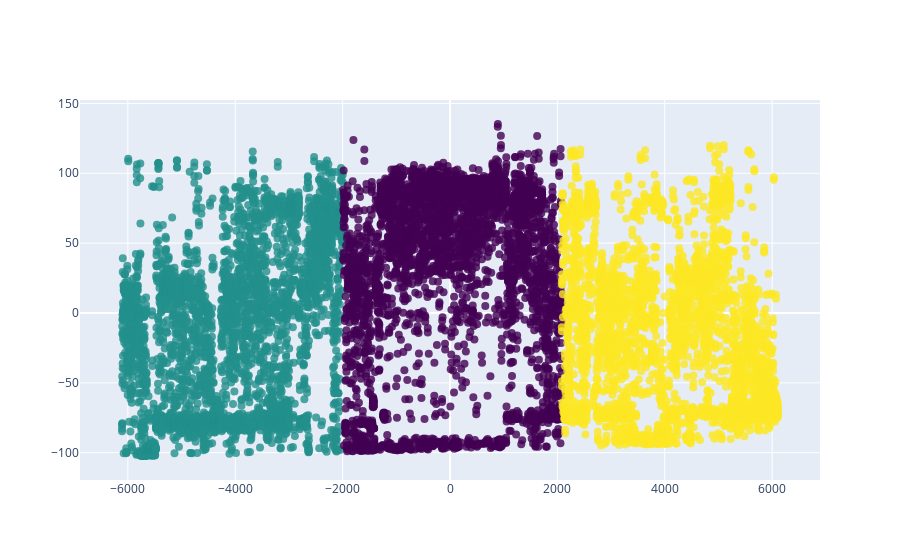

Notebook code for this chart:
### Code cell
import plotly.graph_objects as go

# Assume that kmeans is your trained model and df_pca is your 2D data after PCA
labels = kmeans.labels_

# Create a scatter plot
fig = go.Figure(data=go.Scatter(
    x=df_pca[:, 0],
    y=df_pca[:, 1],
    mode='markers',
    marker=dict(
        size=8,
        color=labels, 
        colorscale='Viridis', 
        opacity=0.8
    ),
    text=df.index,  # this line sets the hover text to the index values (Host name)
    hoverinfo='text'
))

fig.show()

### Figure 1 — Plotly figure (JSON) as saved in the notebook; plotly's stock layout.template omitted (floating-point values rounded to 4 significant figures; data arrays with more than 128 entries replaced by an {"elided": "..."} marker saying what was removed)
{"data": [{"hoverinfo": "text", "marker": {"color": {"elided": "12220 int values"}, "colorscale": [[0, "#440154"], [0.1111, "#482878"], [0.2222, "#3e4989"], [0.3333, "#31688e"], [0.4444, "#26828e"], [0.5556, "#1f9e89"], [0.6667, "#35b779"], [0.7778, "#6ece58"], [0.8889, "#b5de2b"], [1, "#fde725"]], "opacity": 0.8, "size": 8}, "mode": "markers", "text": {"elided": "12220 int values"}, "type": "scatter", "x": {"elided": "12220 float values"}, "y": {"elided": "12220 float values"}}], "layout": {}}
